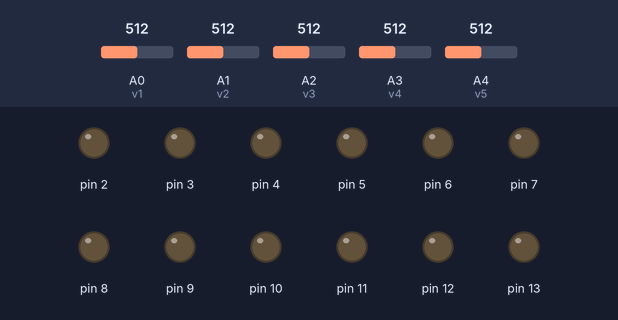
The sketch below on a simulated Arduino Uno, built with avr-gcc and run on an emulated ATmega328P. Parts: output pins drawn as LEDs (lit = HIGH). The inputs (shaded band) are chosen by the test bench; at power-on: A4 (v5) = 512, A0 (v1) = 512, A1 (v2) = 512, A2 (v3) = 512, A3 (v4) = 512. What the sketch prints to the serial monitor is not drawn.

Above: at 1.2 s.
1.3 s: A4 (v5) set to 684
2.8 s: A4 (v5) set to 710
At 4.0 s:
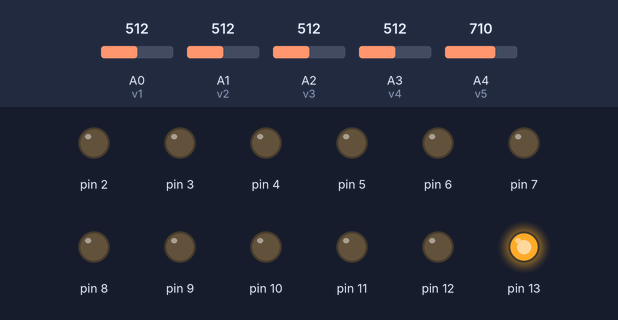
4.5 s: A0 (v1) set to 793
6.0 s: A0 (v1) set to 819
At 6.6 s:
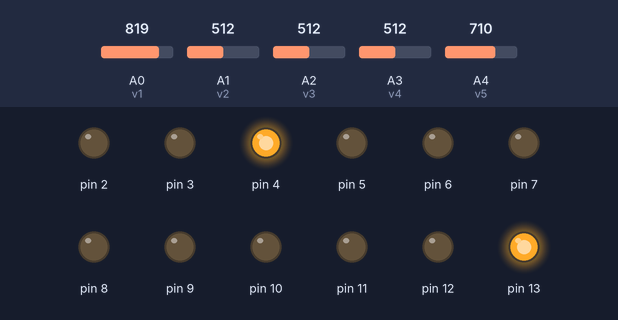
7.5 s: A1 (v2) set to 792
9.0 s: A1 (v2) set to 808
At 10.3 s:
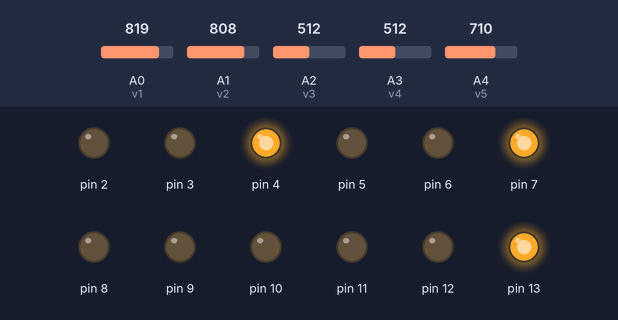
Timing chart, 0 to 11.5 s (numbered marks = the images above; inputs shaded):
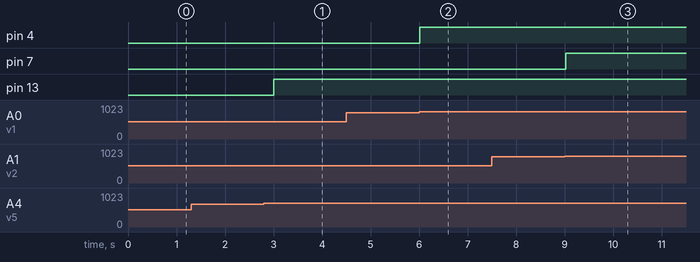

Measured:
- the behaviour switches between 700 and 701 on A4 (v5) (found by bisection; images 0 and 1)
- the behaviour switches between 800 and 801 on A0 (v1) (found by bisection; images 1 and 2)
- the behaviour switches between 800 and 801 on A1 (v2) (found by bisection; images 2 and 3)
- after the input at 1.3 s, every drawn part: stays the same
- after the input at 2.8 s, pin 13: LOW → HIGH after 0.21 s
- after the input at 4.5 s, every drawn part: stays the same
- after the input at 6.0 s, pin 4: LOW → HIGH at once
- after the input at 7.5 s, every drawn part: stays the same
- after the input at 9.0 s, pin 7: LOW → HIGH at once

The sketch:

AnalogInput.ino
```cpp
int v1=A0;
int v2=A1;
int v3=A2;
int v4=A3;
int v5=A4;
int va;
int vb;
int vc;
int vd;
int ve;
void setup(){

    pinMode(v1,INPUT);
    pinMode(v2,INPUT);
    pinMode(v3,INPUT);
    pinMode(v4,INPUT);
    pinMode(v5,INPUT);
    Serial.begin(9600);

  pinMode(2, OUTPUT);
  pinMode(3, OUTPUT);
  pinMode(4, OUTPUT);
  pinMode(5, OUTPUT);
  pinMode(6, OUTPUT);
  pinMode(7, OUTPUT);
  pinMode(8, OUTPUT);
  pinMode(9, OUTPUT);
  pinMode(10, OUTPUT);
  pinMode(11, OUTPUT);
  pinMode(12, OUTPUT);
  pinMode(13, OUTPUT);

}
 void loop()
 {
    va = analogRead(v1);
    vb = analogRead(v2);
    vc = analogRead(v3);
    vd = analogRead(v4);
    ve = analogRead(v5);


   if(va<24&&va>10)
   {
    Serial.print("b ");
    digitalWrite(3, HIGH); }
  if(va<3)
  {digitalWrite(3, LOW);}
  if(va>25&&va<55)
   {Serial.print("a ");
   digitalWrite(2, HIGH); }
  if(va<3)
  {digitalWrite(2, LOW);}
    if(va>800)
   {Serial.print("c ");
   digitalWrite(4, HIGH); }
  if(va<3)
  {digitalWrite(4, LOW);}

    if(vb>24&&vb<55)
   {Serial.print("d ");
    digitalWrite(5, HIGH);
    }
  if(vb<3)
  {digitalWrite(5, LOW);}

     if(vb<24&&vb>10)
   {
    Serial.print("e ");
     digitalWrite(6, HIGH); }
  if(vb<3)
  {digitalWrite(6, LOW);}

    if(vb>800)
   {Serial.print("f ");
    digitalWrite(7, HIGH); }
  if(vb<2)
  {digitalWrite(7, LOW);}


     if(vc<30&&vc>10)
   {
    Serial.print("u ");
       digitalWrite(8, HIGH); }
  if(vc<3)
  {digitalWrite(8, LOW);}

    if(vc<10&&vc>4)
   {Serial.print("d ");
    digitalWrite(9, HIGH); }
  if(vc<3)
  {digitalWrite(9, LOW);}

    if(vc>800)
   {Serial.print("f ");
    digitalWrite(10, HIGH); }
  if(vc<3)
  {digitalWrite(10, LOW);}


      if(vd<960&&vd>900)
   {
    Serial.print("z ");
    digitalWrite(11, HIGH); }
  if(vd<3)
  {digitalWrite(11, LOW);
    }
  /*  if(vd<900&&vd>800)
   {Serial.print("k ");
   digitalWrite(10, HIGH); }
  if(vd<3)
  {digitalWrite(10, LOW);}*/
    if(vd>1000)
   {Serial.print("l ");
   digitalWrite(12, HIGH); }
  if(vd<3)
  {digitalWrite(12, LOW);}


    if(ve<900&&ve>700)
   {Serial.print("p ");
   digitalWrite(13, HIGH); }
  if(ve<3)
  {digitalWrite(13, LOW);}
  if(ve>900)
   {Serial.print("o ");}
    delay(250);

  }
```
